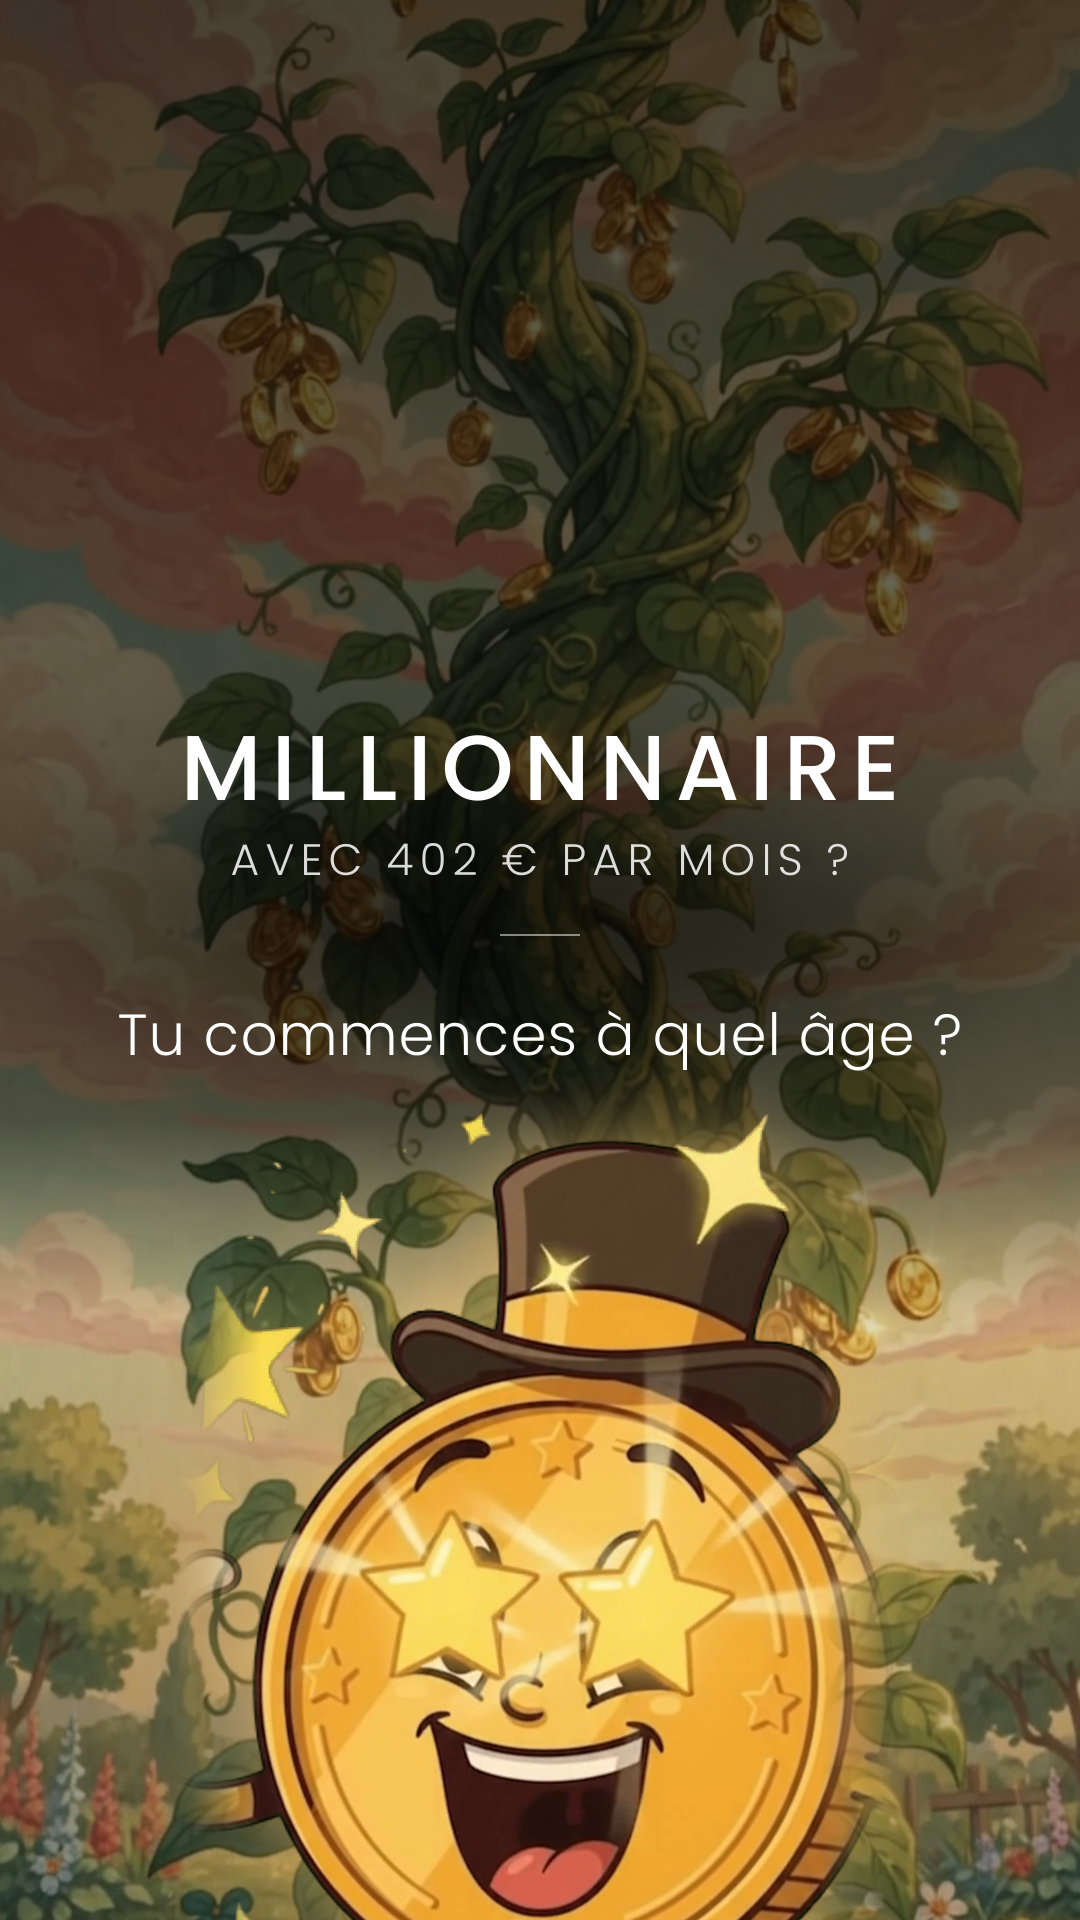

This chart was generated by the following Python code:
"""Couverture « millionnaire » : haricot magique en pièces d'or au coucher du soleil (assombri en haut), titre + « AVEC 402 € PAR MOIS ? »,
question, Mister Coin en gros plan aux yeux en étoiles en bas (comme dans la vidéo)."""
import cairo, math, numpy as np, sys, os, subprocess
HERE = os.path.dirname(os.path.abspath(__file__)); ROOT = os.path.abspath(os.path.join(HERE, '..', '..'))
sys.path.insert(0, f'{ROOT}/lib'); sys.path.insert(0, f'{ROOT}/mister_coin')
from PIL import Image, ImageFilter, ImageDraw
import cards_lib as cards
from cards_lib import W, H, hx
TMP = f'{HERE}/tmp'; os.makedirs(TMP, exist_ok=True)
def still(src, n, dst):
    if not os.path.exists(dst):
        subprocess.run(['ffmpeg', '-loglevel', 'error', '-y', '-i', src, '-vf', f'select=eq(n\\,{n})', '-vframes', '1', dst], check=True)
    return Image.open(dst).convert('RGB')
def bg(c):   # le haricot géant au coucher du soleil, assombri en haut pour la lisibilité des textes
    d = still(f'{HERE}/decors/decor_haricot_geant.mp4', 120, f'{TMP}/haricot_couv.png').resize((W, H), Image.LANCZOS)
    arr = np.asarray(d.convert('RGB')).astype(np.float32); y = np.arange(H)[:, None, None]
    dark = np.interp(y, [0, 650, 1120, 1320, H], [.70, .58, .55, .12, .30])
    xs = np.arange(W)[None, :, None]; band = np.exp(-((y-930)/170.0)**2)*np.exp(-((xs-540)/520.0)**2)   # voile sombre doux derrière les textes
    dark = np.clip(dark+.25*band, 0, .9)
    arr *= 1-dark; b = Image.fromarray(arr.astype(np.uint8)).convert('RGBA').tobytes('raw', 'BGRa')
    src = cairo.ImageSurface.create_for_data(bytearray(b), cairo.FORMAT_ARGB32, W, H); c.set_source_surface(src); c.paint()
cards.bg = bg
_put = cards.put
def _q(c, s_, y, fam, size, *a, **k):
    if s_ == "Et toi, tu achètes ?": s_ = "Tu commences à quel âge ?"; size = cards.fit(c, s_, fam, size, 0, 900)
    return _put(c, s_, y, fam, size, *a, **k)
cards.put = _q
import veo_coin as VC
GP_N, GP_W, GP_Y = int(os.environ.get('GP_N', 55)), int(os.environ.get('GP_W', 740)), int(os.environ.get('GP_Y', 1110))
for slot, name in ((False, 'couverture.png'), (True, 'couverture_emplacement_logo.png')):
    path = f'{HERE}/{name}'; cards.card("MILLIONNAIRE", slot, path, sub=("AVEC 402 € PAR MOIS ?",))
    if slot: continue
    im = Image.open(path).convert('RGBA')
    def cut(src, n, dst, h):
        a, m = VC._key(np.asarray(still(src, n, dst)))
        ch = Image.fromarray(np.clip(a, 0, 255).astype(np.uint8)).convert("RGBA"); ch.putalpha(Image.fromarray((m*255).astype(np.uint8))); ch = ch.crop(ch.getbbox())
        return ch.resize((int(ch.width*h/ch.height), h), Image.LANCZOS)
    # Mister Coin en gros plan, les yeux en étoiles (image du gros plan de la vidéo), le bas de la pièce sort du cadre
    a_, m_ = VC._key(np.asarray(still(f'{HERE}/coin/gros_plan_etoiles.mp4', GP_N, f'{TMP}/coin_etoiles_couv.png')))
    ch = Image.fromarray(np.clip(a_, 0, 255).astype(np.uint8)).convert("RGBA"); ch.putalpha(Image.fromarray((m_*255).astype(np.uint8)))
    ch = ch.resize((GP_W, int(ch.height*GP_W/ch.width)), Image.LANCZOS)
    fx = np.clip(np.minimum(np.arange(GP_W), GP_W-1-np.arange(GP_W))/90, 0, 1)**1.5   # bords gauche et droit du clip fondus : pas de coupe nette
    ch.putalpha(Image.fromarray((np.asarray(ch.getchannel('A')).astype(np.float32)*fx[None, :]).astype(np.uint8)))
    top = ch.getchannel('A').getbbox()[1]; x0 = (W-ch.width)//2; y0 = GP_Y-top
    gl = Image.new('RGBA', (W, H), 0); gl.alpha_composite(ch, (x0, y0)) if y0 >= 0 else gl.alpha_composite(ch.crop((0, -y0, ch.width, ch.height)), (x0, 0))
    halo = Image.new('RGBA', (W, H), (255, 200, 110, 0)); halo.putalpha(gl.getchannel('A').filter(ImageFilter.GaussianBlur(40)).point(lambda v: int(v*.6)))
    im.alpha_composite(halo); im.alpha_composite(gl)
    im.convert('RGB').save(path)
print('ok')
